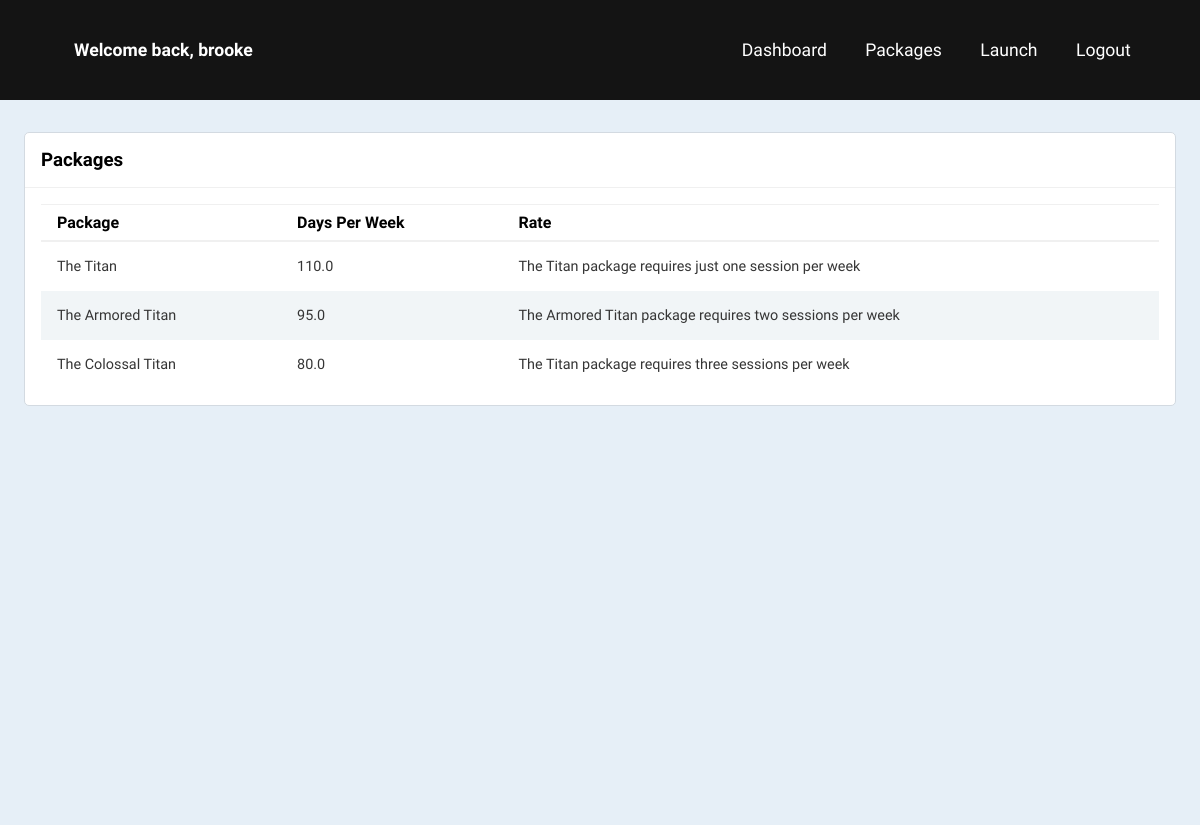
Page /packages/ (signed in) on the earlier database version.
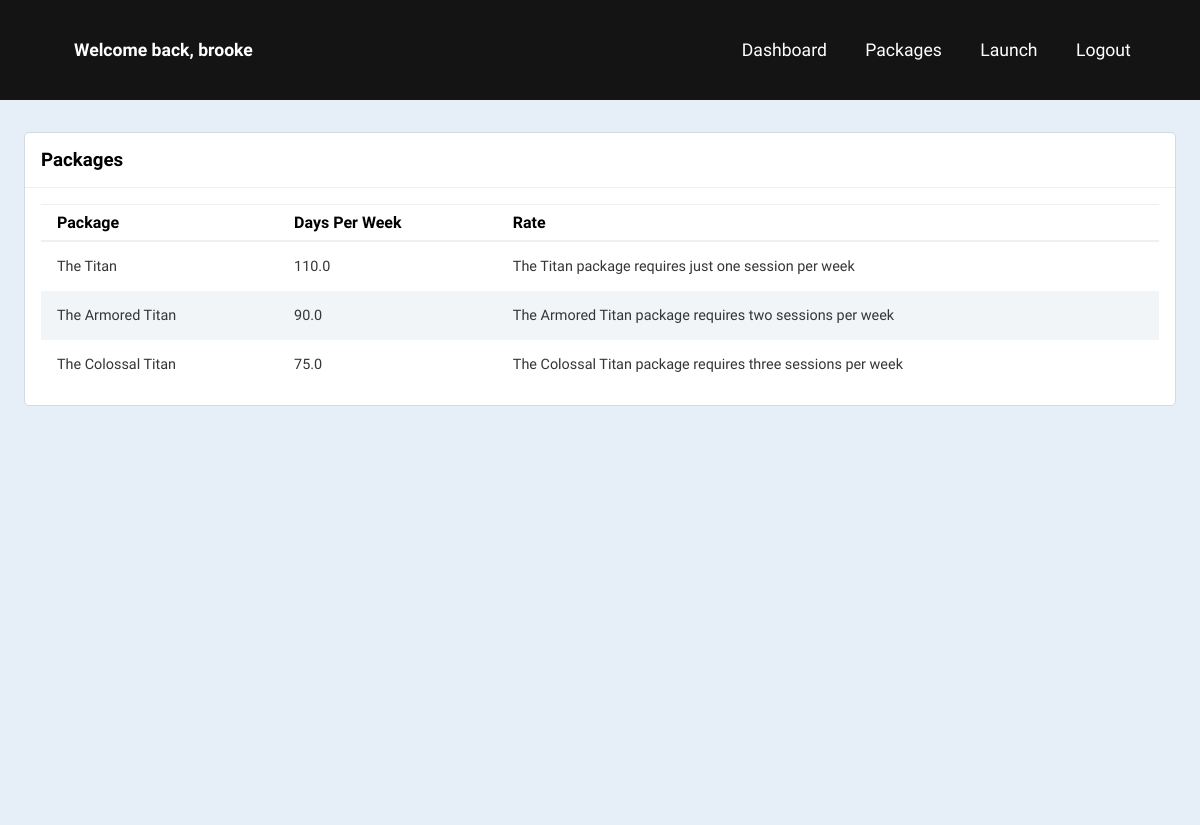
Same page on the later database version.
### accounts/models.py (models this page shows, shortened)
class Package(models.Model):
    name = models.CharField(max_length=200, null=True)
    hourly_rate = models.FloatField(null=True)
    description = models.CharField(max_length=200, null=True)
    date_created = models.DateTimeField(auto_now_add=True, null=True)

### accounts/views.py (the view)
# urls.py: path('packages/', views.packages, name="packages"),
@login_required(login_url='signin')
def packages(request):
    packages = Package.objects.all()
    return render(request,'accounts/packages.html', {'packages': packages})

### accounts/templates/accounts/packages.html (shortened to what this page needs)
{% extends 'accounts/main.html' %}
{% block content %}
{% include 'accounts/dashboard-navbar.html' %}
    <div class="main-content">
        <main>
            <div class="client-list-wrapper">
                <div class="client-list-header">
                    <h3>Packages</h3>
                </div>
                <div class="client-list-body">
                    <div class="table-responsive">
                        <table width="100%">
                            <thead>
                                <tr>
                                    <th>Package</th>
                                    <th>Days Per Week</th>
                                    <th>Rate</th>
                                </tr>
                            </thead>
                            {% for i in packages %}
                                <tr>
                                    <td>{{i.name}}</td>
                                    <td>{{i.hourly_rate}}</td>
                                    <td>{{i.description}}</td>
                                </tr>
                            {% endfor %}
                        </table>
                    </div>
                </div>
            </div>
        </main>
    </div>
{% endblock %}

Differences in the rows shown:
changed Package "The Armored Titan": hourly_rate "95.0" → "90.0"
changed Package "The Colossal Titan": hourly_rate "80.0" → "75.0"; description "The Titan package requires three sessions per week" → "The Colossal Titan package requires three sessions per week"
